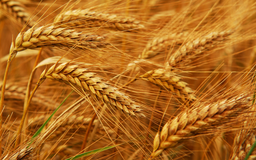
#> input picture py/neural_network/wheat.bmp, 256 x 160 px, shrunk from 960 x 600 before the run
$ python conv_layer_3d.py   (older library calls are emulated)
#> lines starting #> are read from the running program, lines starting #| are printed output that depends on the picture; long printed decimals are rounded
# This is going to be a convolutional layer someday.
# But not today!

import numpy as np
import scipy
import scipy.misc
import scipy.signal
import matplotlib.pyplot as plt
import time
np.random.seed(0)

if 0:
    image = np.random.randn(10, 10, 3).astype(np.float32)
    kernel = np.random.randn(5, 5, 3).astype(np.float32)
    kernel /= np.sum(kernel)
    bias = 0.666

    true_kernel = np.random.rand(*kernel.shape).astype(np.float32)
    true_bias = -0.1337
    true_image = scipy.signal.correlate2d(image, true_kernel, mode='same') + true_bias
else:
    #kernel = np.random.randn(5, 5, 3).astype(np.float32)
    kernel = np.ones((21, 21, 3)).astype(np.float32)
    kernel *= 1.0/np.sum(kernel)
    bias = 0.0
    image = scipy.misc.imread("wheat.bmp").astype(np.float32)/256
    true_image = scipy.misc.imread("wheat_motion_blurred.bmp").astype(np.float32)/256
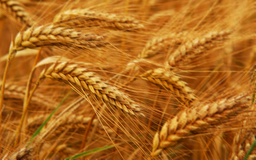
#> input picture py/neural_network/wheat_motion_blurred.bmp, 256 x 160 px, shrunk from 960 x 600 before the run
    #kernel = kernel[:, :, 0:1]
    #image = image[:, :, 0:1]
    #true_image = true_image[:, :, 0:1]

m = np.zeros(kernel.shape, dtype=np.float32)
v = np.zeros(kernel.shape, dtype=np.float32)

for _ in range(10):
    t = time.clock()
    np.fft.ifftn(np.fft.fftn(image[:, :, 0]))
    dt = time.clock() - t
    print(dt*3)

for _ in range(5):
    ry = kernel.shape[0]//2
    rx = kernel.shape[1]//2
    rz = kernel.shape[2]
    padded = np.zeros((image.shape[0] + ry*2, image.shape[1] + rx*2, rz), dtype=np.float32)
    padded[ry:-ry, rx:-rx, :] = image

    t0 = time.clock()
    convolved = np.zeros(image.shape, dtype=np.float32) + bias
    for y in range(kernel.shape[0]):
        for x in range(kernel.shape[1]):
            subimage = padded[y:y+image.shape[0], x:x+image.shape[1], :]
            convolved += kernel[y, x, :]*subimage
    t1 = time.clock()

    delta = convolved - true_image
    loss = np.mean(delta**2)

    delta_kernel = np.zeros(kernel.shape, dtype=np.float32)

    t2 = time.clock()
    for y in range(kernel.shape[0]):
        for x in range(kernel.shape[1]):
            subimage = padded[y:y+image.shape[0], x:x+image.shape[1], :]
            delta_kernel[y, x, :] = np.sum(delta*subimage)
    t3 = time.clock()

    print("Loss: %e, bias: %f, conv: %f sec, backprop: %f sec"%(loss, bias, t1 - t0, t3 - t2))

    gradient = 1.0/np.product(image.shape)*delta_kernel
    """
    learning_rate = 0.0001
    beta1 = 0.9
    beta2 = 0.999
    eps = 1e-8

    m = beta1*m + (1 - beta1)*gradient
    v = beta2*v + (1 - beta2)*gradient**2
    kernel -= learning_rate*m/(np.sqrt(v) + eps)
    """
    learning_rate = 0.01
    kernel -= learning_rate*gradient
    bias -= learning_rate/np.product(image.shape)*np.sum(delta)
#> this loop made 5 passes
#> (loss, bias) on passes 1 to 5: (0.113, 0.00276), (0.0128, 0.00303), (0.012, 0.00309), (0.012, 0.00313), (0.0119, 0.00317)
#| Loss: 1.134228e-01, bias: 0, conv: 0.2214 sec, backprop: 0.0465 sec
#| Loss: 1.280780e-02, bias: 0.002762, conv: 0.232 sec, backprop: 0.04695 sec
#| Loss: 1.203055e-02, bias: 0.003032, conv: 0.2205 sec, backprop: 0.04508 sec
#| Loss: 1.196699e-02, bias: 0.003091, conv: 0.2217 sec, backprop: 0.04442 sec
#| Loss: 1.190937e-02, bias: 0.003132, conv: 0.2252 sec, backprop: 0.04797 sec
#> pass 1, `delta = convolved - true_image`:
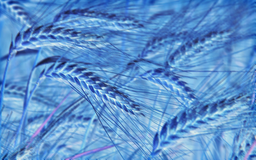
#> delta: shape (160, 256, 3) float32; mean R, G, B -0.467, -0.282, -0.0799; drawn with min black and max white
#> pass 2, `delta = convolved - true_image`:
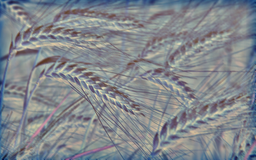
#> delta: shape (160, 256, 3) float32; mean R, G, B -0.049, -0.0276, -0.00426; drawn with min black and max white
#> after the loop:
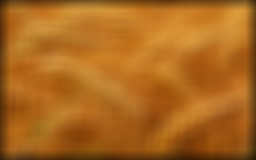
#> convolved: shape (160, 256, 3) float32; mean R, G, B 0.674, 0.409, 0.121
#> after the loop:
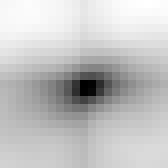
#> delta_kernel: shape (21, 21, 3) float32 (shown 8 times larger); min -1382.9, max 433.9, mean 5.2; drawn with min black and max white
#> after the loop:
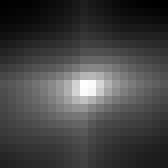
#> kernel: shape (21, 21, 3) float32 (shown 8 times larger); min 0.0021, max 0.00296, mean 0.00233; drawn with min black and max white
#> after the loop:
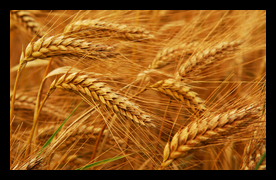
#> padded: shape (180, 276, 3) float32; mean R, G, B 0.566, 0.343, 0.0988
#> after the loop, bias = 0.00317

def show():
    kernel2 = ((kernel - np.min(kernel))/(np.max(kernel) - np.min(kernel))*255).astype(np.uint8)
    plt.imshow(kernel2)
    plt.show()

show()
"""
plt.subplot(2, 2, 1)
plt.imshow(image, cmap='gray')
plt.subplot(2, 2, 2)
plt.imshow(convolved, cmap='gray')
plt.subplot(2, 2, 3)
plt.imshow(kernel, cmap='gray')
plt.subplot(2, 2, 4)
plt.imshow(true_image, cmap='gray')
plt.show()
"""
